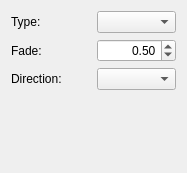
<?xml version="1.0" encoding="UTF-8"?>
<ui version="4.0">
 <class>SpiralShapeConfigWidget</class>
 <widget class="QWidget" name="SpiralShapeConfigWidget">
  <property name="geometry">
   <rect>
    <x>0</x>
    <y>0</y>
    <width>187</width>
    <height>173</height>
   </rect>
  </property>
  <property name="windowTitle">
   <string>Spiral Shape</string>
  </property>
  <layout class="QGridLayout">
   <item row="0" column="0">
    <widget class="QLabel" name="label_3">
     <property name="text">
      <string>Type:</string>
     </property>
    </widget>
   </item>
   <item row="0" column="1">
    <widget class="QComboBox" name="spiralType"/>
   </item>
   <item row="1" column="0">
    <widget class="QLabel" name="label">
     <property name="text">
      <string>Fade:</string>
     </property>
    </widget>
   </item>
   <item row="1" column="1">
    <widget class="KisDoubleParseSpinBox" name="fade">
     <property name="alignment">
      <set>Qt::AlignRight|Qt::AlignTrailing|Qt::AlignVCenter</set>
     </property>
     <property name="suffix">
      <string/>
     </property>
     <property name="maximum">
      <double>1.000000000000000</double>
     </property>
     <property name="singleStep">
      <double>0.100000000000000</double>
     </property>
     <property name="value">
      <double>0.500000000000000</double>
     </property>
    </widget>
   </item>
   <item row="2" column="0">
    <widget class="QLabel" name="label_4">
     <property name="text">
      <string>Direction:</string>
     </property>
    </widget>
   </item>
   <item row="2" column="1">
    <widget class="QComboBox" name="clockWise"/>
   </item>
   <item row="3" column="0">
    <spacer>
     <property name="orientation">
      <enum>Qt::Vertical</enum>
     </property>
     <property name="sizeHint" stdset="0">
      <size>
       <width>20</width>
       <height>40</height>
      </size>
     </property>
    </spacer>
   </item>
  </layout>
 </widget>
 <customwidgets>
  <customwidget>
   <class>KisDoubleParseSpinBox</class>
   <extends>QDoubleSpinBox</extends>
   <header>kis_doubleparsespinbox.h</header>
  </customwidget>
 </customwidgets>
 <resources/>
 <connections/>
</ui>
